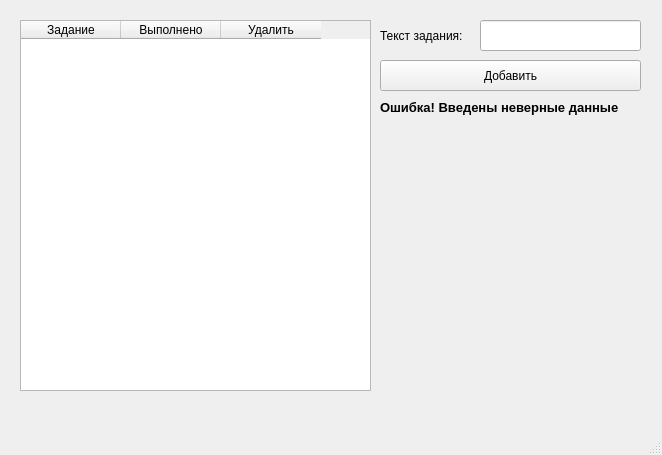
<?xml version="1.0" encoding="UTF-8"?>
<ui version="4.0">
 <class>MainWindow</class>
 <widget class="QMainWindow" name="MainWindow">
  <property name="geometry">
   <rect>
    <x>0</x>
    <y>0</y>
    <width>662</width>
    <height>455</height>
   </rect>
  </property>
  <property name="windowTitle">
   <string>MainWindow</string>
  </property>
  <widget class="QWidget" name="centralwidget">
   <widget class="QTableWidget" name="tableWidget">
    <property name="geometry">
     <rect>
      <x>20</x>
      <y>20</y>
      <width>351</width>
      <height>371</height>
     </rect>
    </property>
    <column>
     <property name="text">
      <string>Задание</string>
     </property>
    </column>
    <column>
     <property name="text">
      <string>Выполнено</string>
     </property>
    </column>
    <column>
     <property name="text">
      <string>Удалить</string>
     </property>
    </column>
   </widget>
   <widget class="QLabel" name="labelError">
    <property name="geometry">
     <rect>
      <x>380</x>
      <y>100</y>
      <width>261</width>
      <height>31</height>
     </rect>
    </property>
    <property name="font">
     <font>
      <pointsize>10</pointsize>
      <bold>true</bold>
     </font>
    </property>
    <property name="text">
     <string>Ошибка! Введены неверные данные</string>
    </property>
    <property name="alignment">
     <set>Qt::AlignLeading|Qt::AlignLeft|Qt::AlignTop</set>
    </property>
    <property name="wordWrap">
     <bool>true</bool>
    </property>
   </widget>
   <widget class="QPushButton" name="pushButtonAdd">
    <property name="geometry">
     <rect>
      <x>380</x>
      <y>60</y>
      <width>261</width>
      <height>31</height>
     </rect>
    </property>
    <property name="text">
     <string>Добавить</string>
    </property>
   </widget>
   <widget class="QLineEdit" name="lineEditText">
    <property name="geometry">
     <rect>
      <x>480</x>
      <y>20</y>
      <width>161</width>
      <height>31</height>
     </rect>
    </property>
   </widget>
   <widget class="QLabel" name="labelText">
    <property name="geometry">
     <rect>
      <x>380</x>
      <y>20</y>
      <width>101</width>
      <height>31</height>
     </rect>
    </property>
    <property name="text">
     <string>Текст задания:</string>
    </property>
   </widget>
  </widget>
  <widget class="QMenuBar" name="menubar">
   <property name="geometry">
    <rect>
     <x>0</x>
     <y>0</y>
     <width>662</width>
     <height>21</height>
    </rect>
   </property>
  </widget>
  <widget class="QStatusBar" name="statusbar"/>
 </widget>
 <tabstops>
  <tabstop>lineEditText</tabstop>
  <tabstop>pushButtonAdd</tabstop>
  <tabstop>tableWidget</tabstop>
 </tabstops>
 <resources/>
 <connections/>
</ui>
